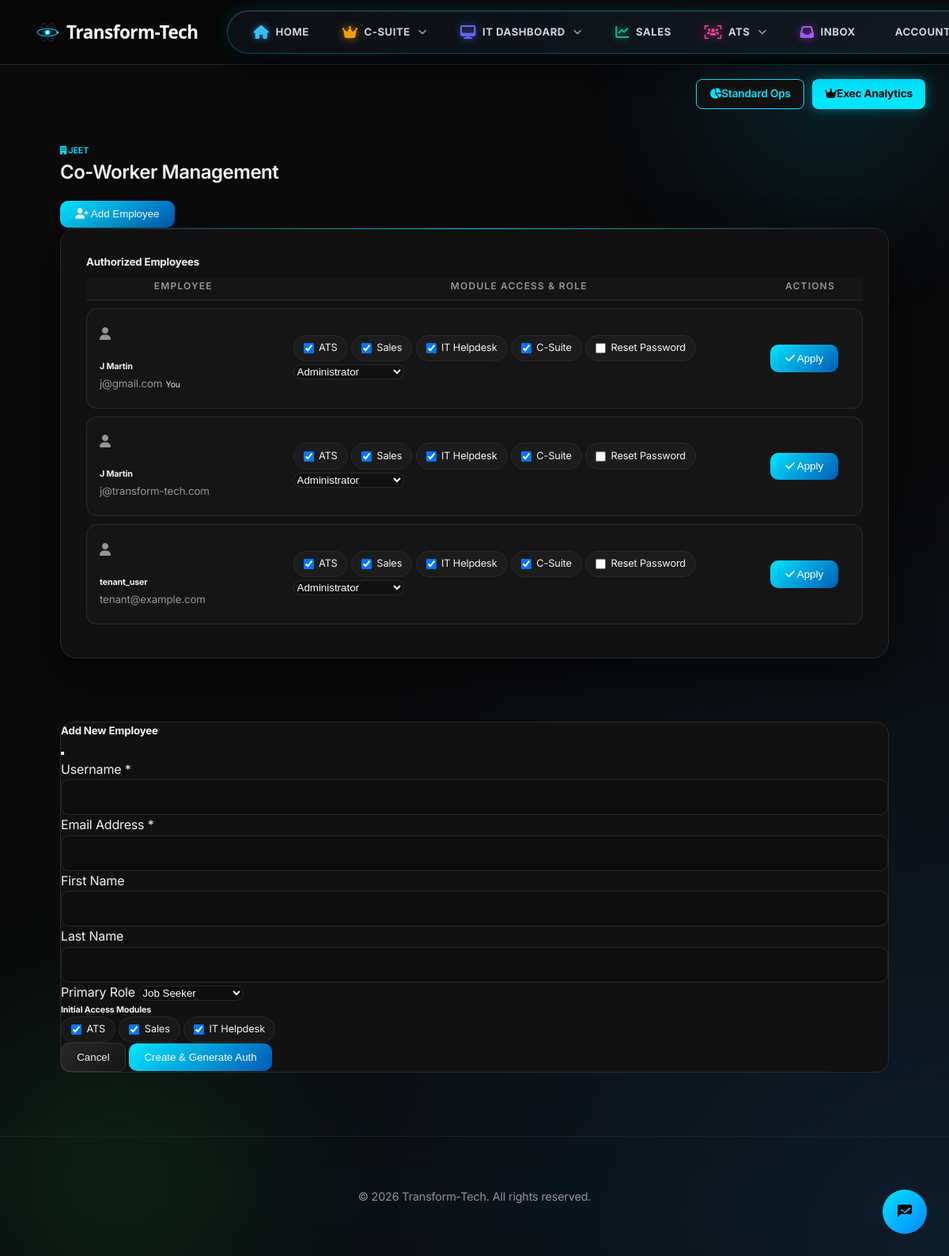
The app's page /company-users/ (signed in) with its own data.
### tracking_app/models.py (models this page shows, shortened)
class Tenant(models.Model):
    PLAN_CHOICES = [
        ('free', 'Free'),
        ('starter', 'Starter — $49/mo'),
        ('growth', 'Growth — $149/mo'),
        ('enterprise', 'Enterprise — $399/mo'),
    ]
    name = models.CharField(max_length=255)
    domain = models.CharField(max_length=255, unique=True, null=True, blank=True)
    created_at = models.DateTimeField(auto_now_add=True)
    subscription_plan = models.CharField(max_length=32, choices=PLAN_CHOICES, default='enterprise')
    stripe_customer_id = models.CharField(max_length=128, blank=True, null=True)
    primary_color = models.CharField(max_length=7, default="#00E5FF", help_text="Hex color code")
    logo_url = models.URLField(blank=True, null=True, help_text="URL to company logo")
    portal_domain = models.CharField(max_length=255, blank=True, null=True, help_text="Custom domain")
    mail_registered_email = models.EmailField(blank=True, null=True, help_text="Registered corporate email address for sending and receiving")
    mail_sender_name = models.CharField(max_length=255, blank=True, null=True, help_text="Sender display name (e.g., Nexus AI Sales)")
    mail_reply_to = models.EmailField(blank=True, null=True, help_text="Dedicated inbound inbox for automated AI reply parsing")
    mail_smtp_host = models.CharField(max_length=255, default='smtp.gmail.com', blank=True, null=True)
    mail_smtp_port = models.IntegerField(default=587, blank=True, null=True)
    mail_imap_host = models.CharField(max_length=255, default='imap.gmail.com', blank=True, null=True)
    mail_imap_port = models.IntegerField(default=993, blank=True, null=True)
    mail_app_password = models.CharField(max_length=255, blank=True, null=True, help_text="Encrypted or secure App Password for IMAP/SMTP sync")
    custom_field_schema = models.JSONField(default=dict, blank=True, null=True, help_text="Defines custom fields per module, e.g. {'lead': [{'name': 'Industry', 'type': 'text'}]}")
    mail_smtp_username = models.CharField(max_length=255, blank=True, null=True)
    mail_smtp_password = models.CharField(max_length=255, blank=True, null=True)
    mail_use_tls = models.BooleanField(default=True)
    mail_auto_sync = models.BooleanField(default=True, help_text="Automatically parse and sync two-way email communications")
    mail_integration_status = models.CharField(
        max_length=32,
        choices=[('unconfigured', 'Unconfigured'), ('connected', 'Connected & Active'), ('error', 'Connection Warning')],
        default='unconfigured'
    )
    openai_api_key = models.CharField(max_length=255, blank=True, null=True, help_text="Tenant's OpenAI API Key")
    gemini_api_key = models.CharField(max_length=255, blank=True, null=True, help_text="Tenant's Gemini API Key")
    twilio_account_sid = models.CharField(max_length=255, blank=True, null=True)
    twilio_auth_token = models.CharField(max_length=255, blank=True, null=True)
    twilio_phone_number = models.CharField(max_length=30, blank=True, null=True)

class User(AbstractUser):
    ROLE_JOBSEEKER = 'jobseeker'
    ROLE_RECRUITER = 'recruiter'
    ROLE_SALES = 'sales'
    ROLE_IT = 'it'
    ROLE_ADMIN = 'admin'
    ROLE_CLIENT = 'client'
    ROLE_CHOICES = [
        (ROLE_JOBSEEKER, 'Job Seeker'),
        (ROLE_RECRUITER, 'Recruiter / HR'),
        (ROLE_SALES, 'Sales Professional'),
        (ROLE_IT, 'IT Helpdesk Agent'),
        (ROLE_ADMIN, 'Administrator'),
        (ROLE_CLIENT, 'External Client'),
    ]
    role = models.CharField(
        max_length=20,
        choices=ROLE_CHOICES,
        default=ROLE_JOBSEEKER,
        help_text='Designates the role and permissions of this user.'
    )
    can_view_ats = models.BooleanField(default=True)
    can_view_sales = models.BooleanField(default=True)
    can_view_it = models.BooleanField(default=True)
    can_view_executive = models.BooleanField(default=False)
    tenant = models.ForeignKey(Tenant, on_delete=models.SET_NULL, null=True, blank=True, related_name='users')
    profile_image = models.ImageField(upload_to=tenant_media_path, null=True, blank=True)
    about_me = models.TextField(blank=True, null=True, help_text='Tell us about yourself')
    skills = models.TextField(blank=True, null=True, help_text='List your skills, separated by commas')
    headline = models.CharField(max_length=100, blank=True, null=True, help_text='Your professional headline')
    phone = models.CharField(max_length=20, blank=True, null=True)
    groups = models.ManyToManyField(
        'auth.Group',
        verbose_name='groups',
        blank=True,
        help_text=
            'The groups this user belongs to. A user will get all permissions ' +
            'granted to each of their groups.',
        related_name="tracking_app_users",
        related_query_name="tracking_app_user",
    )
    user_permissions = models.ManyToManyField(
        'auth.Permission',
        verbose_name='user permissions',
        blank=True,
        help_text='Specific permissions for this user.',
        related_name="tracking_app_user_permissions",
        related_query_name="tracking_app_user_permission",
    )
    @property
    def is_it_agent(self):
        return self.is_staff or self.can_view_it or self.role in [self.ROLE_ADMIN, self.ROLE_IT, 'it_admin']
    @property
    def is_it_admin(self):
        return self.is_superuser or self.can_view_it or self.role in [self.ROLE_ADMIN, 'it_admin']

### tracking_app/views.py (the view, shortened to what this page needs)
# urls.py: path('company-users/', views.company_user_management, name='company-users'),
@login_required
def company_user_management(request):
    from .models import User, Tenant
    from django.contrib import messages
    from django.shortcuts import redirect
    import string
    import random
    from django.contrib.auth.hashers import make_password
    if request.user.role != User.ROLE_ADMIN or not request.user.tenant:
        messages.error(request, "Access denied. Company Admin privileges required.")
        return redirect('home')
    tenant = request.user.tenant
    coworkers = User.objects.filter(tenant=tenant).order_by('username')
    context = {
        'page_title': f'{tenant.name} - User Management',
        'tenant': tenant,
        'coworkers': coworkers,
        'role_choices': User.ROLE_CHOICES,
    }
    return render(request, 'tracking_app/company_users.html', context)

### tracking_app/templates/tracking_app/company_users.html (shortened to what this page needs)
{% extends 'tracking_app/base.html' %}
{% block content %}
<div class="container-fluid py-4 admin-dashboard">
    <div class="d-flex justify-content-between align-items-end mb-4">
        <div>
            <h6 class="text-uppercase tracking-wider mb-1" style="color: var(--apple-accent, #0A84FF); font-weight: 600;">
                <i class="fa-solid fa-building me-2"></i> {{ tenant.name }}
            </h6>
            <h2 class="display-6 fw-bold mb-0">Co-Worker Management</h2>
        </div>
        <div>
            <button type="button" class="btn-saas btn-primary-saas" data-bs-toggle="modal" data-bs-target="#addCoworkerModal">
                <i class="fa-solid fa-user-plus me-2"></i> Add Employee
            </button>
        </div>
    </div>
    <div class="admin-card">
        <h5 class="fw-bold mb-4">Authorized Employees</h5>
        <div class="table-responsive">
            <table class="saas-table">
                <thead>
                    <tr>
                        <th>Employee</th>
                        <th>Module Access & Role</th>
                        <th class="text-end">Actions</th>
                    </tr>
                </thead>
                <tbody>
                    {% for u in coworkers %}
                    <tr>
                        <td style="width: 25%;">
                            <div class="d-flex align-items-center gap-3">
                                <div class="bg-dark rounded-circle d-flex align-items-center justify-content-center border" style="width: 45px; height: 45px; border-color: rgba(255,255,255,0.1) !important;">
                                    <i class="fa-solid fa-user text-secondary"></i>
                                </div>
                                <div>
                                    <h6 class="mb-0 fw-bold">{{ u.get_full_name|default:u.username }}</h6>
                                    <small class="text-secondary">{{ u.email }}</small>
                                    {% if u.id == request.user.id %}
                                    <span class="badge bg-primary bg-opacity-25 text-primary ms-1" style="font-size: 0.65rem;">You</span>
                                    {% endif %}
                                </div>
                            </div>
                        </td>
                        <td>
                            <form method="POST" id="form-user-{{ u.id }}" class="d-flex align-items-center gap-3">
                                <div class="d-flex flex-wrap gap-1">
                                    <div class="perm-pill">
                                        <input class="form-check-input" type="checkbox" name="can_view_ats" id="ats_{{ u.id }}" {% if u.can_view_ats %}checked{% endif %}>
                                        <label class="form-check-label text-white-50 fw-medium" for="ats_{{ u.id }}">ATS</label>
                                    </div>
                                    <div class="perm-pill">
                                        <input class="form-check-input" type="checkbox" name="can_view_sales" id="sales_{{ u.id }}" {% if u.can_view_sales %}checked{% endif %}>
                                        <label class="form-check-label text-white-50 fw-medium" for="sales_{{ u.id }}">Sales</label>
                                    </div>
                                    <div class="perm-pill">
                                        <input class="form-check-input" type="checkbox" name="can_view_it" id="it_{{ u.id }}" {% if u.can_view_it %}checked{% endif %}>
                                        <label class="form-check-label text-white-50 fw-medium" for="it_{{ u.id }}">IT Helpdesk</label>
                                    </div>
                                    <div class="perm-pill">
                                        <input class="form-check-input" type="checkbox" name="can_view_executive" id="exec_{{ u.id }}" {% if u.can_view_executive %}checked{% endif %}>
                                        <label class="form-check-label text-white-50 fw-medium" for="exec_{{ u.id }}">C-Suite</label>
                                    </div>
                                    <div class="perm-pill border-warning bg-warning bg-opacity-10 ms-2" title="Reset this user's password">
                                        <input class="form-check-input border-warning" type="checkbox" name="reset_password" id="reset_{{ u.id }}">
                                        <label class="form-check-label text-warning fw-medium" for="reset_{{ u.id }}">Reset Password</label>
                                    </div>
                                </div>
                                <select name="role" class="form-select form-select-saas" style="width: 140px;">
                                    {% for code, name in role_choices %}
                                        <option value="{{ code }}" {% if u.role == code %}selected{% endif %}>{{ name }}</option>
                                    {% endfor %}
                                </select>
                            </form>
                        </td>
                        <td class="text-end">
                            <button type="submit" form="form-user-{{ u.id }}" class="btn-saas btn-primary-saas" title="Save Changes">
                                <i class="fa-solid fa-check"></i> Apply
                            </button>
                        </td>
                    </tr>
                    {% empty %}
                    <tr>
                        <td colspan="3" class="text-center py-4 text-secondary">
                            No other employees found. Click "Add Employee" to invite your team.
                        </td>
                    </tr>
                    {% endfor %}
                </tbody>
            </table>
        </div>
    </div>
</div>
<div class="modal fade" id="addCoworkerModal" tabindex="-1" aria-hidden="true">
    <div class="modal-dialog modal-dialog-centered">
        <div class="modal-content" style="background: var(--apple-card-bg); backdrop-filter: blur(20px); border: 1px solid var(--apple-border); border-radius: 16px;">
            <div class="modal-header border-bottom border-secondary border-opacity-25">
                <h5 class="modal-title fw-bold text-white">Add New Employee</h5>
                <button type="button" class="btn-close btn-close-white" data-bs-dismiss="modal" aria-label="Close"></button>
            </div>
            <div class="modal-body">
                <form method="POST" id="addCoworkerForm">
                    <div class="mb-3">
                        <label class="form-label text-white-50">Username *</label>
                        <input type="text" name="username" class="form-control form-control-saas" required>
                    </div>
                    <div class="mb-3">
                        <label class="form-label text-white-50">Email Address *</label>
                        <input type="email" name="email" class="form-control form-control-saas" required>
                    </div>
                    <div class="row mb-3">
                        <div class="col-md-6">
                            <label class="form-label text-white-50">First Name</label>
                            <input type="text" name="first_name" class="form-control form-control-saas">
                        </div>
                        <div class="col-md-6">
                            <label class="form-label text-white-50">Last Name</label>
                            <input type="text" name="last_name" class="form-control form-control-saas">
                        </div>
                    </div>
                    <div class="mb-4">
                        <label class="form-label text-white-50">Primary Role</label>
                        <select name="role" class="form-select form-select-saas">
                            {% for code, name in role_choices %}
                                <option value="{{ code }}" {% if code == 'employee' %}selected{% endif %}>{{ name }}</option>
                            {% endfor %}
                        </select>
                    </div>
                    <h6 class="text-white mb-3">Initial Access Modules</h6>
                    <div class="d-flex flex-wrap gap-2 mb-3">
                        <div class="perm-pill">
                            <input class="form-check-input" type="checkbox" name="can_view_ats" id="new_ats" checked>
                            <label class="form-check-label text-white" for="new_ats">ATS</label>
                        </div>
                        <div class="perm-pill">
                            <input class="form-check-input" type="checkbox" name="can_view_sales" id="new_sales" checked>
                            <label class="form-check-label text-white" for="new_sales">Sales</label>
                        </div>
                        <div class="perm-pill">
                            <input class="form-check-input" type="checkbox" name="can_view_it" id="new_it" checked>
                            <label class="form-check-label text-white" for="new_it">IT Helpdesk</label>
                        </div>
                    </div>
                </form>
            </div>
            <div class="modal-footer border-top border-secondary border-opacity-25">
                <button type="button" class="btn-saas text-white" data-bs-dismiss="modal">Cancel</button>
                <button type="submit" form="addCoworkerForm" class="btn-saas btn-primary-saas">Create & Generate Auth</button>
            </div>
        </div>
    </div>
</div>
{% endblock %}

### records on screen
Tenant: name "JEET"
User: get_full_name "J Martin", email "j@gmail.com", shows "You", can_view_ats "☑", can_view_sales "☑", can_view_it "☑", can_view_executive "☑", role "Administrator"
User: get_full_name "J Martin", email "j@transform-tech.com", can_view_ats "☑", can_view_sales "☑", can_view_it "☑", can_view_executive "☑", role "Administrator"
User: get_full_name "tenant_user", email "tenant@example.com", can_view_ats "☑", can_view_sales "☑", can_view_it "☑", can_view_executive "☑", role "Administrator"

### other values on screen
form field role "Job Seeker"
